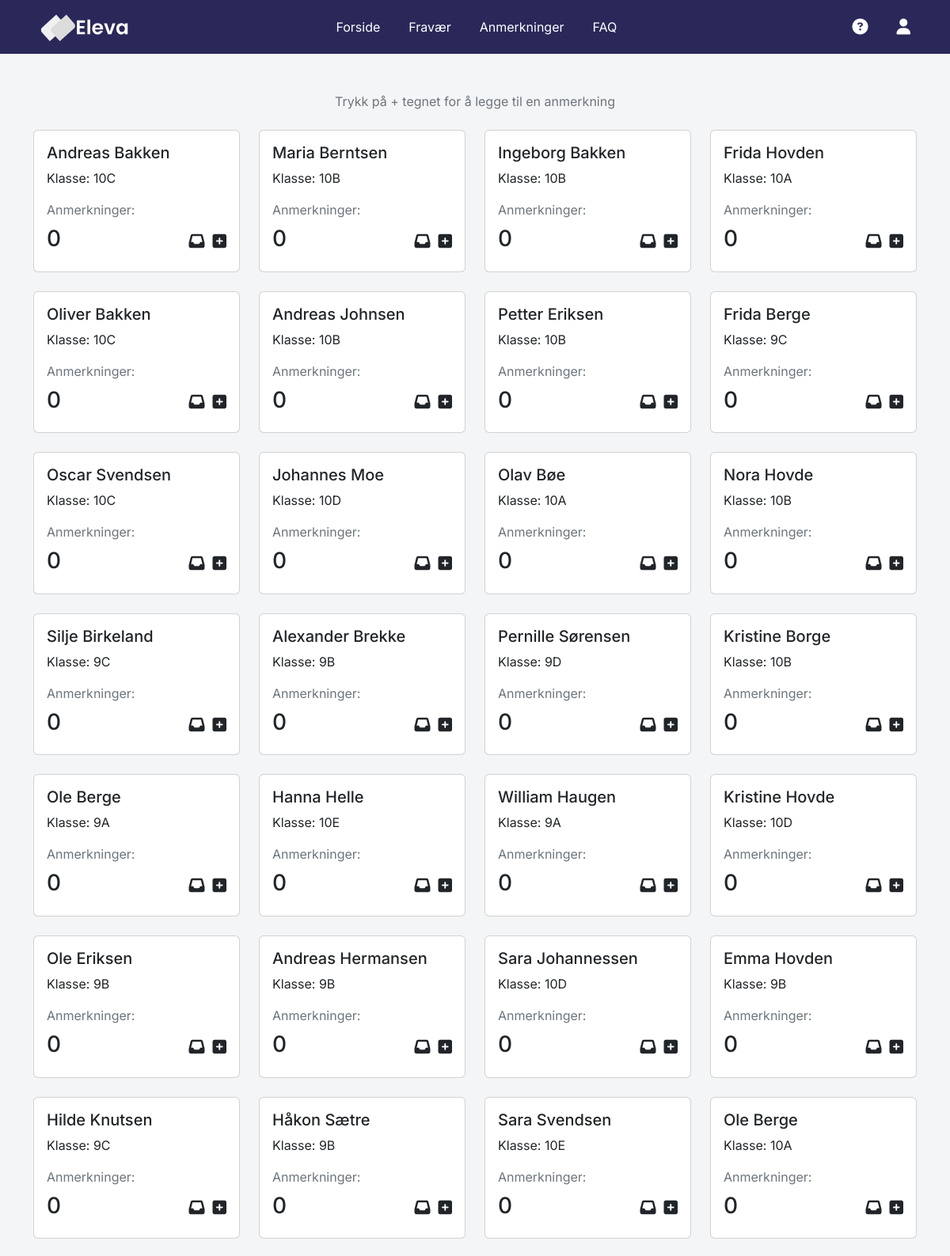
Page /annotation/annotation.php (signed in, upper part) on the committed database.
### tables this page shows
CREATE TABLE `students` (
  `id` int(50) NOT NULL,
  `first_name` varchar(50) NOT NULL,
  `last_name` varchar(50) NOT NULL,
  `class` varchar(50) NOT NULL,
  `absence` varchar(50) NOT NULL,
  `comment` varchar(200) NOT NULL
);

### annotation/annotation.php (the view, shortened to what this page needs)
<?php
include "../db_conn.php";
$usernameOrMail = $_SESSION['username'];
$sqlUserAccess = "SELECT access FROM users WHERE username = '$usernameOrMail' OR mail = '$usernameOrMail'";
$resultUserAccess = mysqli_query($conn, $sqlUserAccess);
$userData = mysqli_fetch_assoc($resultUserAccess);
$accessLevels = explode("-", $userData['access']);
$classNames = array();
foreach ($accessLevels as $level) {
    if ($level === '*') {
        $sqlClassName = "SELECT class_name FROM classes";
    } else {
        $sqlClassName = "SELECT class_name FROM classes WHERE id = $level";
    }
    $resultClassName = mysqli_query($conn, $sqlClassName);
    while ($dataClassName = mysqli_fetch_assoc($resultClassName)) {
        array_push($classNames, $dataClassName['class_name']);
    }
}
$classNamesString = implode("', '", $classNames);
?>
<!DOCTYPE html>
<html lang="en">
<head>
    <link href="https://cdn.jsdelivr.net/npm/bootstrap@5.2.3/dist/css/bootstrap.min.css"
        rel="stylesheet"
>
    <link rel="stylesheet"
        href="https://cdnjs.cloudflare.com/ajax/libs/font-awesome/6.4.0/css/all.min.css"
 />
    <link rel="stylesheet" href="../style.css"/>
</head>
<body>
<nav class="fs-6 mb-5 text-dark custom-navlinks">
    <div class="container d-flex justify-content-between align-items-center">
        <a href="../index.php">
            <div>
                <img id="logo" src="../images/eleva_alt_text_logo.svg" alt="Eleva" class="px-2"></img>
            </div>
        </a>
        <div class="d-flex d-lg-flex fs-6">
            <a href="../index.php" class="nav-link" style="display: inline-block; margin-right: 20px;">Forside</a>
            <a href="../absence/absence.php" class="nav-link" style="display: inline-block; margin-right: 20px;">Fravær</a>
            <a href="" class="nav-link" style="display: inline-block; margin-right: 20px;">Anmerkninger</a>
            <a href="../faq/faq.php" class="nav-link" style="display: inline-block;">FAQ</a>
        </div>
        <div class="d-flex align-items-center">
            <div class="dropdown fs-5">
                <a class="nav-link dropdown-toggle-no-caret" id="navbarDropdown" role="button" data-bs-toggle="dropdown" aria-haspopup="true" aria-expanded="false" style="margin-right: 20px;">
                </a>
            </div>
            <div class="dropdown fs-5">
                <a class="nav-link dropdown-toggle-no-caret" id="navbarDropdown" role="button" data-bs-toggle="dropdown" aria-haspopup="true" aria-expanded="false" style="margin-right: 20px;">
                    <i class="fas fa-circle-question"></i>
                </a>
            </div>
            <div class="dropdown fs-5">
                <a class="nav-link dropdown-toggle-no-caret" id="navbarDropdown" role="button" data-bs-toggle="dropdown" aria-haspopup="true" aria-expanded="false">
                    <i class="fas fa-user"></i>
                </a>
            </div>
        </div>
    </div>
</nav>
<div class="container">
    <div class="text-center mb-4">
        <p class="text-muted">Trykk på + tegnet for å legge til en anmerkning</p>
    </div>
    <div class="row">
    <?php
        $sql = "SELECT * FROM `students` WHERE class IN ('$classNamesString')";
        $result = mysqli_query($conn, $sql);
        while ($row = mysqli_fetch_assoc($result)) {
            $studentId = $row["id"];
            $annotationsCountSql = "SELECT COUNT(*) as count FROM annotations WHERE student_id = $studentId";
            $annotationsCountResult = mysqli_query($conn, $annotationsCountSql);
            $annotationsCountRow = mysqli_fetch_assoc($annotationsCountResult);
            $annotationsCount = $annotationsCountRow["count"];
        ?>
            <div class="col-md-3 mb-4">
                <div class="card">
                    <div class="card-body">
                        <h5 class="card-title"><?php echo $row["first_name"] . ' ' . $row["last_name"]; ?></h5>
                        <p class="card-text">Klasse: <?php echo $row["class"]; ?></p>
                        <p class="card-title text-muted">Anmerkninger:</p>
                        <div class="d-flex justify-content-between align-items-center">
                            <h3 class="card-text"><?php echo $annotationsCount; ?></h3>
                            <div class="action-icons">
                                <a href="view-annotation.php?id=<?php echo $row["id"] ?>&sort=subjectSort" class="link-dark"><i class="fa fa-inbox fs-5"></i></a>
                                <a href="create-annotation.php?id=<?php echo $row["id"] ?>" class="link-dark"><i class="fa fa-plus-square fs-5"></i></a>
                            </div>
                        </div>
                    </div>
                </div>
            </div>
        <?php
        }
        ?>
    </div>
</div>
</body>
</html>

### style.css (style rules this page uses)
* { font-family: 'Inter', sans-serif; }
body { background-color: #F4F5F6; }
html { scroll-behavior: smooth; }
.action-icons { display: flex; align-items: center; justify-content: flex-end; }
.action-icons a { margin-left: 10px; }
.nav-link { color: #FFF; padding: 4px; padding-right: 8px; padding-left: 8px; border-radius: 5px; }
.custom-navlinks { background-color: #2A2859; padding: 15px; }
img { height: 35px; width: auto; }
a { color: #000000; text-decoration: none; }

### rows in the picture
students: first_name "Andreas", last_name "Bakken", class "10C", annotationsCount "0"
students: first_name "Maria", last_name "Berntsen", class "10B", annotationsCount "0"
students: first_name "Ingeborg", last_name "Bakken", class "10B", annotationsCount "0"
students: first_name "Frida", last_name "Hovden", class "10A", annotationsCount "0"
students: first_name "Oliver", last_name "Bakken", class "10C", annotationsCount "0"
students: first_name "Andreas", last_name "Johnsen", class "10B", annotationsCount "0"
students: first_name "Petter", last_name "Eriksen", class "10B", annotationsCount "0"
students: first_name "Frida", last_name "Berge", class "9C", annotationsCount "0"
students: first_name "Oscar", last_name "Svendsen", class "10C", annotationsCount "0"
students: first_name "Johannes", last_name "Moe", class "10D", annotationsCount "0"
students: first_name "Olav", last_name "Bøe", class "10A", annotationsCount "0"
students: first_name "Nora", last_name "Hovde", class "10B", annotationsCount "0"
students: first_name "Silje", last_name "Birkeland", class "9C", annotationsCount "0"
students: first_name "Alexander", last_name "Brekke", class "9B", annotationsCount "0"
students: first_name "Pernille", last_name "Sørensen", class "9D", annotationsCount "0"
students: first_name "Kristine", last_name "Borge", class "10B", annotationsCount "0"
students: first_name "Ole", last_name "Berge", class "9A", annotationsCount "0"
students: first_name "Hanna", last_name "Helle", class "10E", annotationsCount "0"
students: first_name "William", last_name "Haugen", class "9A", annotationsCount "0"
students: first_name "Kristine", last_name "Hovde", class "10D", annotationsCount "0"
students: first_name "Ole", last_name "Eriksen", class "9B", annotationsCount "0"
students: first_name "Andreas", last_name "Hermansen", class "9B", annotationsCount "0"
students: first_name "Sara", last_name "Johannessen", class "10D", annotationsCount "0"
students: first_name "Emma", last_name "Hovden", class "9B", annotationsCount "0"
students: first_name "Hilde", last_name "Knutsen", class "9C", annotationsCount "0"
students: first_name "Håkon", last_name "Sætre", class "9B", annotationsCount "0"
students: first_name "Sara", last_name "Svendsen", class "10E", annotationsCount "0"
students: first_name "Ole", last_name "Berge", class "10A", annotationsCount "0"
